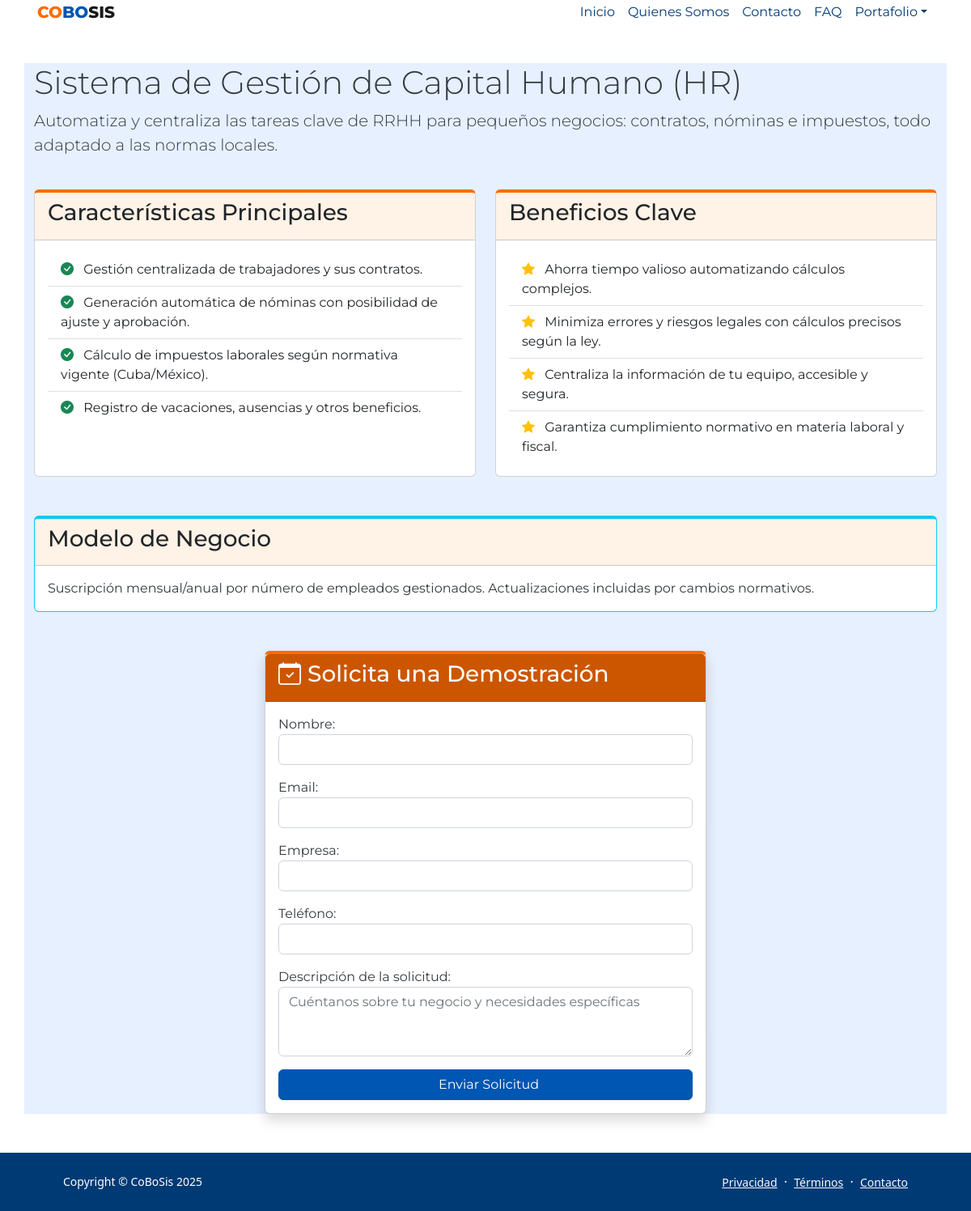
The page /productos/productos/capithum/ on the database its author committed.
### productos/models.py (models this page shows, shortened)
class Productos(models.Model):
    nombre = models.CharField(max_length=100)
    slug = models.SlugField(max_length=100, unique=True,
                            help_text='Valor único de cada producto creado a partir del nombre',
                            verbose_name = "Código URL")
    slogan = models.TextField(max_length=250)
    descripcion = models.TextField(max_length=350)
    caracteristicas = models.TextField(help_text="Lista de características separadas por punto y coma")
    beneficios = models.TextField(help_text="Lista de beneficios separados por punto y coma")
    modelo_negocio = models.TextField()
    images = models.ImageField(upload_to='productos_images', null=True, blank=True, verbose_name = "Logo o imagen")
    servicio = models.BooleanField(default=False, verbose_name = "Servicio")
    destacado = models.BooleanField(default=True, verbose_name = "Destacar en Front")
    def features_list(self):
        return self.caracteristicas.split(';')
    def benefits_list(self):
        return self.beneficios.split(';')

### productos/views.py (the view)
# urls.py: path('productos/<slug:slug>/', views.product_detail, name='detalle_prod'),
def product_detail(request, slug):
    product = get_object_or_404(Productos, slug=slug)
    if request.method == 'POST':
        form = DemoRequestForm(request.POST)
        if form.is_valid():
            demo_request = form.save(commit=False)
            demo_request.product = product
            demo_request.save()
            return render(request, 'demo_thankyou.html', {'product': product})
    else:
        form = DemoRequestForm()
    context = {
        'product': product,
        'form': form,
        'features': product.features_list(),
        'benefits': product.benefits_list()
    }
    return render(request, 'product_detail.html', context)

### productos/forms.py
class DemoRequestForm(forms.ModelForm):
    class Meta:
        model = DemoRequest
        fields = ['name', 'email', 'company', 'phone', 'message']
        widgets = {
            'message': forms.Textarea(attrs={
                'rows': 3,
                'placeholder': 'Cuéntanos sobre tu negocio y necesidades específicas'
            })
        }
    def __init__(self, *args, **kwargs):
        super().__init__(*args, **kwargs)
        for field in self.fields:
            self.fields[field].widget.attrs['class'] = 'form-control'

### templates/product_detail.html (shortened to what this page needs)
{% extends 'base.html' %}
{% block content %}
<div class="container my-5" style="background-color: #e6f0ff; font-family: Montserrat;">
    <div class="row mb-4">
        <div class="col-lg-12">
            <h1 class="display-6">{{ product.nombre }}</h1>
            <p class="lead">{{ product.descripcion }}</p>
        </div>
    </div>
    <div class="row mb-5">
        <div class="col-md-6">
            <div class="card h-100">
                <div class="card-header text-dark" style="background: #fff2e6;">
                    <h3>Características Principales</h3>
                </div>
                <div class="card-body">
                    <ul class="list-group list-group-flush">
                        {% for feature in features %}
                        <li class="list-group-item">
                            <i class="bi bi-check-circle-fill text-success me-2"></i>
                            {{ feature|safe }}
                        </li>
                        {% endfor %}
                    </ul>
                </div>
            </div>
        </div>
        <div class="col-md-6">
            <div class="card h-100">
                <div class="card-header text-dark" style="background: #fff2e6;">
                    <h3>Beneficios Clave</h3>
                </div>
                <div class="card-body">
                    <ul class="list-group list-group-flush">
                        {% for benefit in benefits %}
                        <li class="list-group-item">
                            <i class="bi bi-star-fill text-warning me-2"></i>
                            {{ benefit|safe }}
                        </li>
                        {% endfor %}
                    </ul>
                </div>
            </div>
        </div>
    </div>
    <div class="row mb-5">
        <div class="col-12">
            <div class="card border-info">
                <div class="card-header text-dark" style="background: #fff2e6;">
                    <h3>Modelo de Negocio</h3>
                </div>
                <div class="card-body">
                    <p class="card-text">{{ product.modelo_negocio }}</p>
                </div>
            </div>
        </div>
    </div>
    <div class="row">
        <div class="col-lg-6 mx-auto">
            <div class="card shadow">
                <div class="card-header text-white" style="background: #cc5600;">
                    <h3><i class="bi bi-calendar-check me-2"></i>Solicita una Demostración</h3>
                </div>
                <div class="card-body">
                    <form method="post">
                        {{ form.as_p }}
                        <button type="submit" class="btn btn-primary w-100">
                            Enviar Solicitud
                        </button>
                    </form>
                </div>
            </div>
        </div>
    </div>
</div>
{% endblock %}

### rows shown on the page
Productos: nombre "Sistema de Gestión de Capital Humano (HR)", descripcion "Automatiza y centraliza las tareas clave de RRHH para pequeños negocios: contratos, nóminas e impuestos, todo adaptado a las normas locales.", modelo_negocio "Suscripción mensual/anual por número de empleados gestionados. Actualizaciones incluidas por cambios normativos."

### other values the page prints
{{ feature|safe }} "Gestión centralizada de trabajadores y sus contratos." "Generación automática de nóminas con posibilidad de ajuste y aprobación." "Cálculo de impuestos laborales según normativa vigente (Cuba/México)." "Registro de vacaciones, ausencias y otros beneficios."
{{ benefit|safe }} "Ahorra tiempo valioso automatizando cálculos complejos." "Minimiza errores y riesgos legales con cálculos precisos según la ley." "Centraliza la información de tu equipo, accesible y segura." "Garantiza cumplimiento normativo en materia laboral y fiscal."
